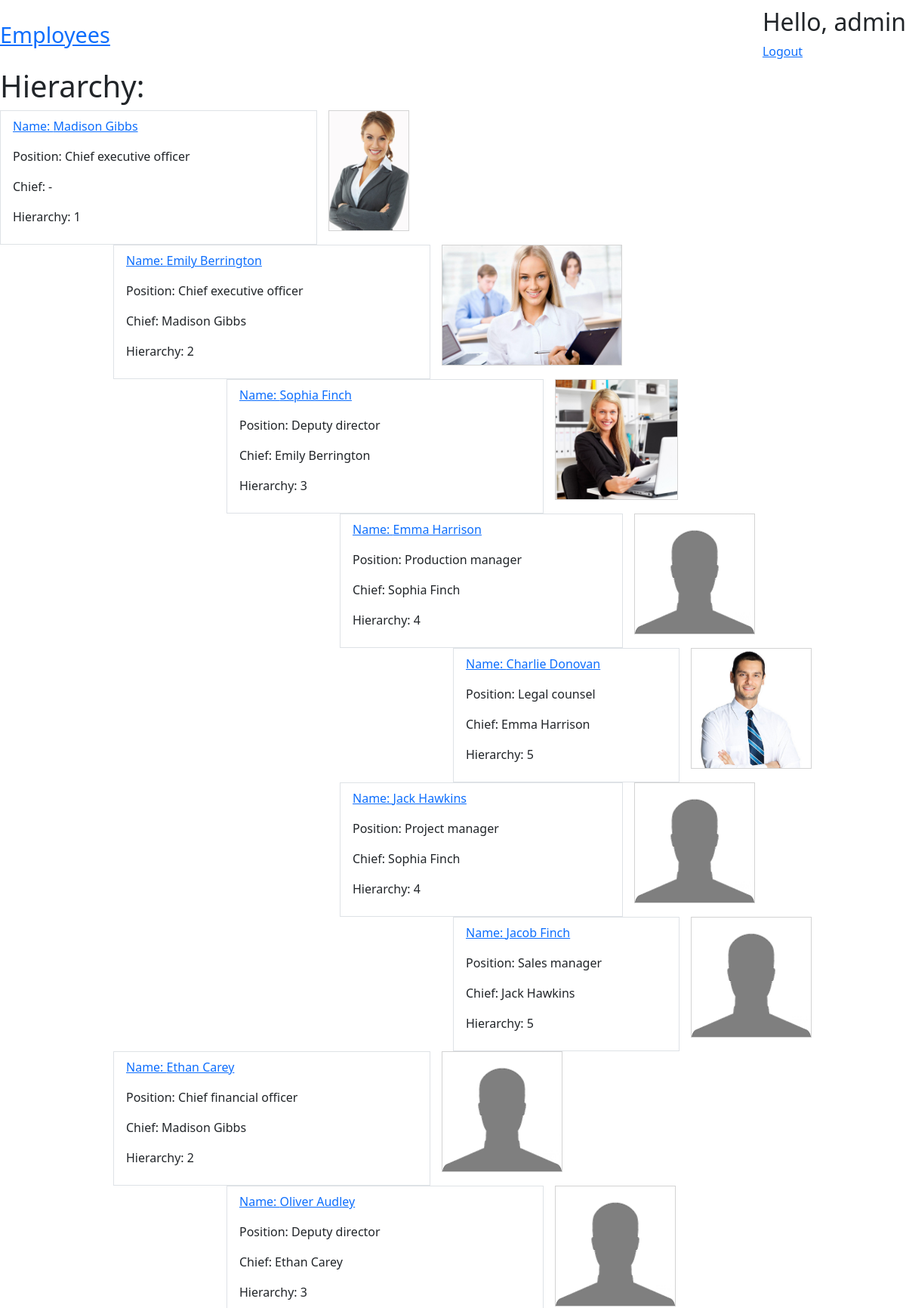
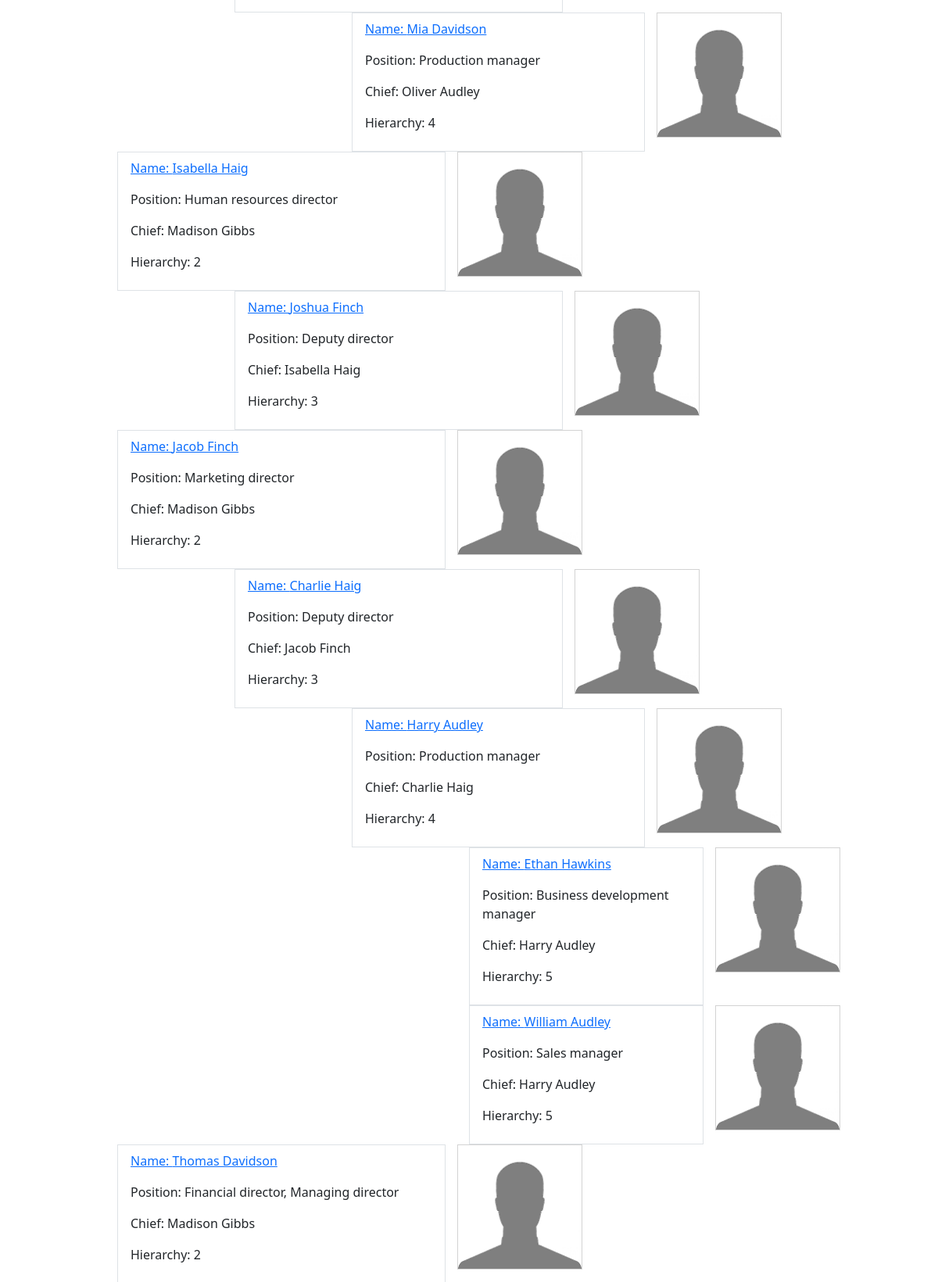
The page /GazBrom/ (signed in, upper part) on the database its author committed (2 pictures, top to bottom).
### employeesapp/models.py (models this page shows, shortened)
class Employee(models.Model):
    class Meta: #конфигурационный класс
        ordering = ["name"] #сортировка по полю по алфавиту
    name = models.CharField(max_length=150)
    position = models.TextField(null=False, blank=True)
    date_of_empl = models.DateTimeField(null=False, blank=True)
    salary = models.DecimalField(default=0, max_digits=8, decimal_places=2)
    chief = models.CharField(max_length=150)
    hierarchy = models.IntegerField(default=6, null=False)
    photo = models.ImageField(upload_to='images/', null=True, blank=True)

### employeesapp/views.py (the view)
# urls.py: path('', employees_list, name='employees_list'), #к функции можно будет обращаться по name
def employees_list(request: HttpRequest):
    context = {
        "employees1": [],
        "employees2": [],
        "employees3": [],
        "employees4": [],
        "employees5": [],
    }
    eee = Employee.objects.all()
    for e in eee:
        if e.hierarchy == 1:
            context["employees1"] += [e]
        elif e.hierarchy == 2:
            context["employees2"] += [e]
        elif e.hierarchy == 3:
            context["employees3"] += [e]
        elif e.hierarchy == 4:
            context["employees4"] += [e]
        elif e.hierarchy == 5:
            context["employees5"] += [e]
    return render(request, 'employeesapp/employees-list-2.html', context=context)

### employeesapp/templates/employeesapp/employees-list-2.html (shortened to what this page needs)
{% extends "employeesapp/base.html" %}
{% block body %}
    <div class="fixed-container">
        <h1>Hierarchy:</h1>
        {% if not employees1 %}
            <h3>No employees yet</h3>
        {% else %}
            <ul class="list-group">
                {% for employee1 in employees1 %}
                    <div class="examples">
                        <div>
                            <li class="list-group-item">
                                <p><a href="{% url 'employeesapp:employee_details' pk=employee1.pk %}">Name: {{ employee1.name }}</a></p>
                                <p>Position: {{ employee1.position }}</p>
                                <p>Chief: {{ employee1.chief }}</p>
                                <p>Hierarchy: {{ employee1.hierarchy }}</p>
                            </li>
                        </div>
                        <div>{% if not employee1.photo %}
                            <p><img src="/media/images/nobody.jpg"></p>
                        {% else %}
                            <p><img src="{{ employee1.photo.url }}"></p>
                        {% endif %}
                        </div>
                    </div>
                    <ul class="list-group container-offset">
                        {% for employee2 in employees2 %}
                            <div class="examples">
                                <div>
                                    <li class="list-group-item">
                                        <p><a href="{% url 'employeesapp:employee_details' pk=employee2.pk %}">Name: {{ employee2.name }}</a></p>
                                        <p>Position: {{ employee2.position }}</p>
                                        <p>Chief: {{ employee2.chief }}</p>
                                        <p>Hierarchy: {{ employee2.hierarchy }}</p>
                                    </li>
                                </div>
                                <div>{% if not employee2.photo %}
                                    <p><img src="/media/images/nobody.jpg"></p>
                                {% else %}
                                    <p><img src="{{ employee2.photo.url }}"></p>
                                {% endif %}
                                </div>
                            </div>
                            <ul class="list-group container-offset">
                                {% for employee3 in employees3 %}
                                    {% if employee3.chief ==  employee2.name %}
                                        <div class="examples">
                                            <div>
                                                <li class="list-group-item">
                                                    <p><a href="{% url 'employeesapp:employee_details' pk=employee3.pk %}">Name: {{ employee3.name }}</a></p>
                                                    <p>Position: {{ employee3.position }}</p>
                                                    <p>Chief: {{ employee3.chief }}</p>
                                                    <p>Hierarchy: {{ employee3.hierarchy }}</p>
                                                </li>
                                            </div>
                                            <div>{% if not employee3.photo %}
                                                <p><img src="/media/images/nobody.jpg"></p>
                                            {% else %}
                                                <p><img src="{{ employee3.photo.url }}"></p>
                                            {% endif %}
                                            </div>
                                        </div>
                                        <ul class="list-group container-offset">
                                            {% for employee4 in employees4 %}
                                                {% if employee4.chief ==  employee3.name %}
                                                    <div class="examples">
                                                        <div>
                                                            <li class="list-group-item">
                                                                <p><a href="{% url 'employeesapp:employee_details' pk=employee4.pk %}">Name: {{ employee4.name }}</a></p>
                                                                <p>Position: {{ employee4.position }}</p>
                                                                <p>Chief: {{ employee4.chief }}</p>
                                                                <p>Hierarchy: {{ employee4.hierarchy }}</p>
                                                            </li>
                                                        </div>
                                                        <div>{% if not employee4.photo %}
                                                            <p><img src="/media/images/nobody.jpg"></p>
                                                        {% else %}
                                                            <p><img src="{{ employee4.photo.url }}"></p>
                                                        {% endif %}
                                                        </div>
                                                    </div>
                                                    <ul class="list-group container-offset">
                                                        {% for employee5 in employees5 %}
                                                            {% if employee5.chief ==  employee4.name %}
                                                                <div class="examples">
                                                                    <div>
                                                                        <li class="list-group-item">
                                                                            <p><a href="{% url 'employeesapp:employee_details' pk=employee5.pk %}">Name: {{ employee5.name }}</a></p>
                                                                            <p>Position: {{ employee5.position }}</p>
                                                                            <p>Chief: {{ employee5.chief }}</p>
                                                                            <p>Hierarchy: {{ employee5.hierarchy }}</p>
                                                                        </li>
                                                                    </div>
                                                                    <div>{% if not employee5.photo %}
                                                                        <p><img src="/media/images/nobody.jpg"></p>
                                                                    {% else %}
                                                                        <p><img src="{{ employee5.photo.url }}"></p>
                                                                    {% endif %}
                                                                    </div>
                                                                </div>
                                                            {% endif %}
                                                        {% endfor %}
                                                    </ul>
                                                {% endif %}
                                            {% endfor %}
                                        </ul>
                                    {% endif %}
                                {% endfor %}
                            </ul>
                        {% endfor %}
                    </ul>
                {% endfor %}
            </ul>
        {% endif %}
    </div>
{% endblock %}

### employeesapp/templates/employeesapp/base.html (shortened to what this page needs)
<!DOCTYPE html>
<html lang="en">
<head>
    <link href="https://cdn.jsdelivr.net/npm/bootstrap@5.3.3/dist/css/bootstrap.min.css" rel="stylesheet"
>
</head>
<body>
<div class="fixed-container">
<div class="nav">
<section>
    <div class="home">
        <a href={% url 'employeesapp:employees_list' %}>Employees</a><br>
    </div>
</section>
<section>
    {% if user.is_authenticated %}
        <h2>Hello, {{ user.username }}</h2>
        <div>
            <a href={% url 'myauth:logout' %}>Logout</a><br>
        </div>
    {% else %}
        <h2>User is anonymous</h2>
        <div>
            <a href={% url 'myauth:register' %}>Register</a><br>
            <a href={% url 'myauth:login' %}>Log in to your account</a><br>
        </div>
    {% endif %}
</section>
</div>
</div>
{% block body %}{% endblock %}
</body>
</html>

### employeesapp/templates/employeesapp/base.html (style rules this page uses)
.fixed-container { max-width: 1200px; margin-left: auto; margin-right: auto; }
.container-offset { margin-left: 150px; }
.examples { display: flex; justify-content: left; align-items: flex-start; }
.examples > div { width: 420px; }
.examples img { height: 160px; margin-left: 15px; border: 1px solid lightgrey; }
.home { padding-right: 300px; font-size: 180%; }
.nav { margin: 10px 0; display: flex; justify-content: space-between; align-items: center; }

### rows shown on the page
Employee: name "Madison Gibbs", position "Сhief executive officer", chief "-", hierarchy "1", photo (picture)
Employee: name "Emily Berrington", position "Chief executive officer", chief "Madison Gibbs", hierarchy "2", photo (picture)
Employee: name "Sophia Finch", position "Deputy director", chief "Emily Berrington", hierarchy "3", photo (picture)
Employee: name "Emma Harrison", position "Production manager", chief "Sophia Finch", hierarchy "4"
Employee: name "Charlie Donovan", position "Legal counsel", chief "Emma Harrison", hierarchy "5", photo (picture)
Employee: name "Jack Hawkins", position "Project manager", chief "Sophia Finch", hierarchy "4"
Employee: name "Jacob Finch", position "Sales manager", chief "Jack Hawkins", hierarchy "5"
Employee: name "Ethan Carey", position "Сhief financial officer", chief "Madison Gibbs", hierarchy "2"
Employee: name "Oliver Audley", position "Deputy director", chief "Ethan Carey", hierarchy "3"
Employee: name "Mia Davidson", position "Production manager", chief "Oliver Audley", hierarchy "4"
Employee: name "Isabella Haig", position "Human resources director", chief "Madison Gibbs", hierarchy "2"
Employee: name "Joshua Finch", position "Deputy director", chief "Isabella Haig", hierarchy "3"
Employee: name "Jacob Finch", position "Marketing director", chief "Madison Gibbs", hierarchy "2"
Employee: name "Charlie Haig", position "Deputy director", chief "Jacob Finch", hierarchy "3"
Employee: name "Harry Audley", position "Production manager", chief "Charlie Haig", hierarchy "4"
Employee: name "Ethan Hawkins", position "Business development manager", chief "Harry Audley", hierarchy "5"
Employee: name "William Audley", position "Sales manager", chief "Harry Audley", hierarchy "5"
Employee: name "Thomas Davidson", position "Financial director, Managing director", chief "Madison Gibbs", hierarchy "2"

### other values the page prints
{{ user.username }} "admin"
